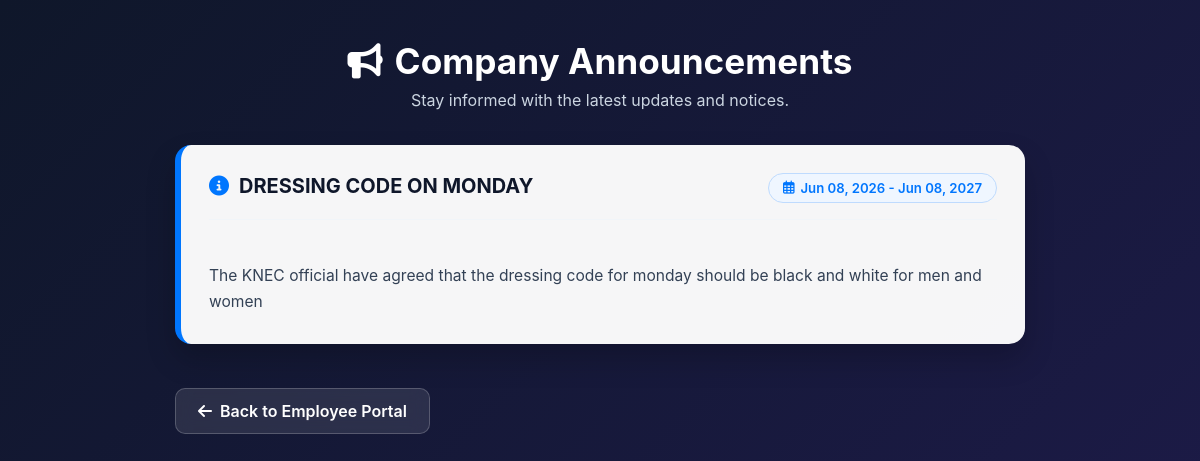
Screenshot of /view_announcements.php (signed in) with the database file from the repository.
### tables this page shows
CREATE TABLE `announcements` (
  `id` int(11) NOT NULL,
  `title` varchar(255) NOT NULL,
  `message` text NOT NULL,
  `start_date` date NOT NULL,
  `end_date` date NOT NULL,
  `created_by` int(11) DEFAULT NULL,
  `created_at` timestamp NOT NULL DEFAULT current_timestamp()
);

### view_announcements.php (the view, shortened to what this page needs)
<?php
require_once("connect.php");
$today = date("Y-m-d");
$stmt = $conn->prepare("
    SELECT title, message, start_date, end_date, created_at
    FROM announcements
    WHERE start_date <= ? AND end_date >= ?
    ORDER BY created_at DESC
");
$stmt->bind_param("ss", $today, $today);
$stmt->execute();
$result = $stmt->get_result();
?>
<!DOCTYPE html>
<html lang="en">
<head>
    <link rel="stylesheet" href="https://cdnjs.cloudflare.com/ajax/libs/font-awesome/6.5.1/css/all.min.css">
</head>
<body>
<div class="container">
    <div class="header">
        <h1>
            <i class="fa-solid fa-bullhorn"></i> Company Announcements
        </h1>
        <p>Stay informed with the latest updates and notices.</p>
    </div>
    <?php if ($result && $result->num_rows > 0): ?>
        <?php while ($row = $result->fetch_assoc()): ?>
            <?php
                $start_formatted = date("M d, Y", strtotime($row['start_date']));
                $end_formatted = date("M d, Y", strtotime($row['end_date']));
                $date_display = ($start_formatted === $end_formatted)
                    ? $start_formatted
                    : $start_formatted . ' - ' . $end_formatted;
            ?>
            <div class="announcement">
                <div class="announcement-header">
                    <div class="title">
                        <i class="fa-solid fa-circle-info" style="color: var(--primary);"></i>
                        <?= htmlspecialchars($row['title']); ?>
                    </div>
                    <div class="date-badge">
                        <i class="fa-regular fa-calendar-days"></i>
                        <?= $date_display; ?>
                    </div>
                </div>
                <div class="message">
                    <?= nl2br(htmlspecialchars($row['message'])); ?>
                </div>
            </div>
        <?php endwhile; ?>
    <?php endif; ?>
    <a href="employee_portal.php" class="back-btn">
        <i class="fa-solid fa-arrow-left"></i> Back to Employee Portal
    </a>
</div>
</body>
</html>

### view_announcements.php (style rules this page uses)
:root { --primary: #0076fe; --primary-hover: #0056c6; --bg-gradient: linear-gradient(135deg, #0f172a 0%, #1e1b4b 100%); --card-bg: rgba(255, 255, 255, 0.96); --text-main: #0f172a; --text-muted: #64748b; --radius: 16px; }
* { box-sizing: border-box; margin: 0; padding: 0; font-family: 'Inter', system-ui, -apple-system, sans-serif; }
body { min-height: 100vh; padding: 40px 20px; background: var(--bg-gradient); color: var(--text-main); }
.container { max-width: 850px; margin: auto; }
.header { text-align: center; color: white; margin-bottom: 35px; }
.header h1 { font-size: 2.2rem; font-weight: 700; display: flex; align-items: center; justify-content: center; gap: 12px; margin-bottom: 8px; }
.header p { color: #cbd5e1; font-size: 1rem; }
.announcement { background: var(--card-bg); border-radius: var(--radius); padding: 28px; margin-bottom: 24px; box-shadow: 0 15px 30px rgba(0, 0, 0, 0.2); border-left: 6px solid var(--primary); transition: transform 0.2s ease, box-shadow 0.2s ease; }
.announcement-header { display: flex; justify-content: space-between; align-items: flex-start; gap: 15px; margin-bottom: 16px; }
.title { font-size: 1.25rem; font-weight: 700; color: #0f172a; display: flex; align-items: center; gap: 10px; line-height: 1.3; }
.date-badge { background: #eff6ff; color: var(--primary); border: 1px solid #bfdbfe; padding: 6px 14px; border-radius: 9999px; font-size: 0.825rem; font-weight: 600; white-space: nowrap; display: inline-flex; align-items: center; gap: 6px; }
.message { color: #334155; line-height: 1.7; font-size: 0.975rem; white-space: pre-line; border-top: 1px solid #f1f5f9; padding-top: 16px; }
.back-btn { display: inline-flex; align-items: center; gap: 8px; margin-top: 20px; padding: 12px 22px; background: rgba(255, 255, 255, 0.1); color: white; text-decoration: none; border-radius: 10px; font-weight: 600; backdrop-filter: blur(8px); border: 1px solid rgba(255, 255, 255, 0.2); transition: all 0.2s ease; }

### rows the page displays
announcements: title "DRESSING CODE ON MONDAY", date_display "Jun 08, 2026 - Jun 08, 2027", message "The KNEC official have agreed that the dressing code for monday should be black and white for men and women"
